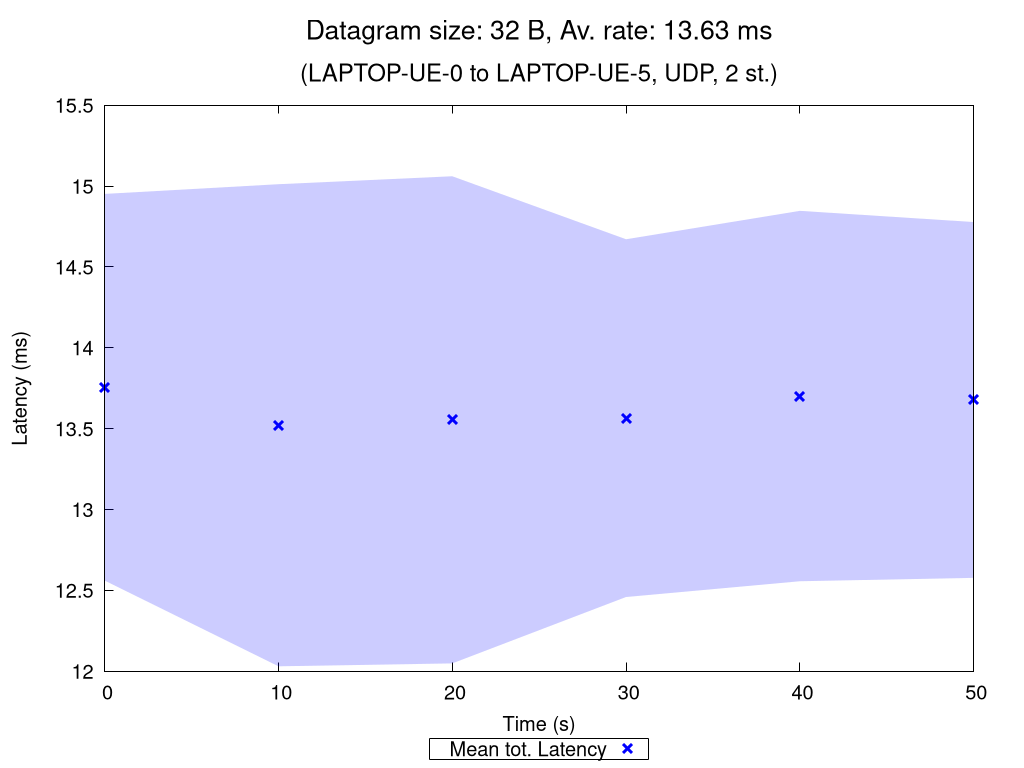

The script that saved this image:
set terminal pngcairo nocrop enhanced size 1024,768 font "Verdana,15"
set output "UDP_2_st_2020_10_11_23-38-01_one2two_00032B.png"

set title "{/=20 Datagram size: 32 B, Av. rate: 13.63 ms}\n\n{/=18 (LAPTOP-UE-0 to LAPTOP-UE-5, UDP, 2 st.)}"

set xlabel "Time (s)"
set ylabel "Latency (ms)"
set ytics nomirror
set key bmargin center horizontal box samplen 1 width -1
set bmargin 4.6
set rmargin 4.5

rf = 1.0  # rate factor
set style fill transparent solid 0.2 noborder
set autoscale xfix
plot "UDP_2_st_2020_10_11_23-38-01_one2two_00032B_iperf_processed.dat" using 1:($2/rf-$3/rf):($2/rf+$3/rf) with filledcurves lc rgb "blue" notitle, \
     "" using 1:($2/rf) with points pt 2 ps 1.5 lw 3 lc rgb "blue" title "Mean tot. Latency", \
